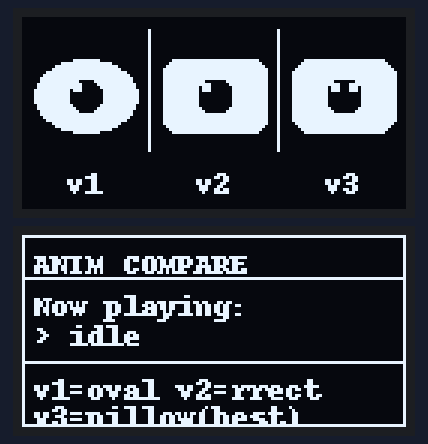
Recording of a program running on a simulated Raspberry Pi (BCM pin numbers). Parts: 2 × 128×64 one-colour display. Random numbers come from a fixed seed; the clock reads 2024-03-15 10:24:30 at power-on unless the program sets it; what the program prints to the terminal is not drawn.

Above: at 0.4 s.
At 3.97 s:
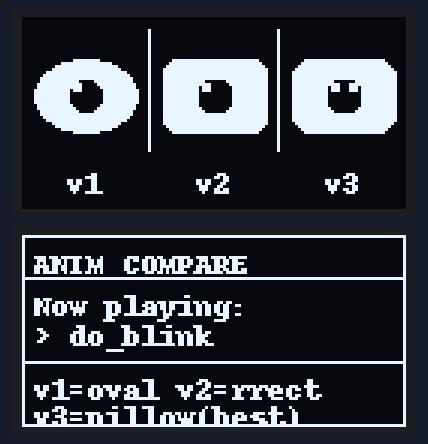
At 7.6 s:
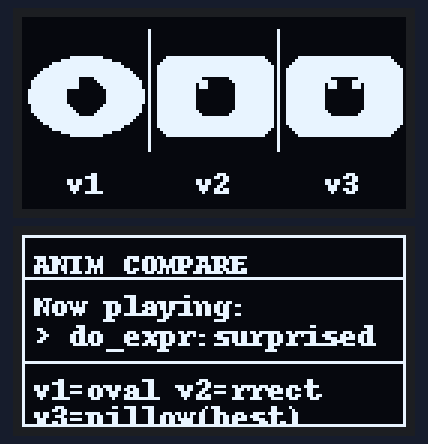
At 16.17 s:
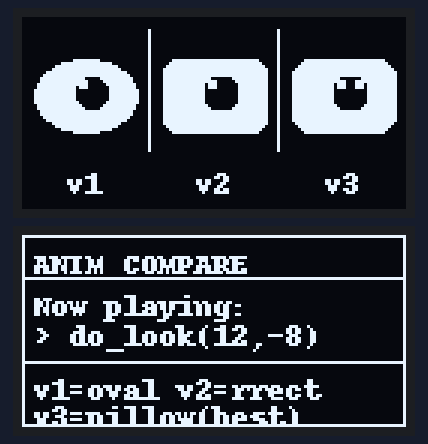
At 24.0 s:
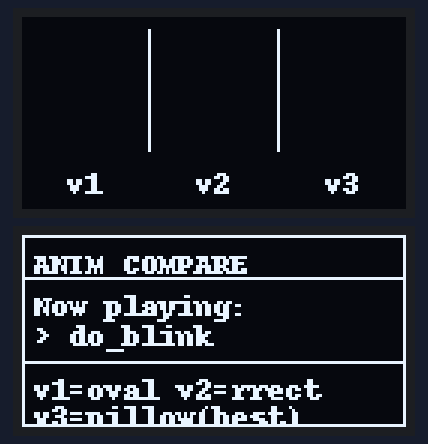
At 36.8 s:
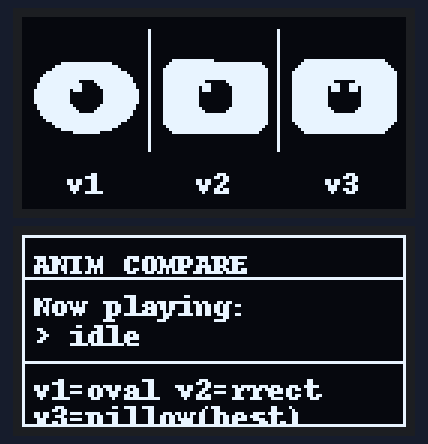

The program:

oled_compare.py
```python
#!/usr/bin/env python3
"""Eye style comparator.
   d1 (bus 1): 3 mini eyes side-by-side — v1 ellipse, v2 rrect, v3 rounded_rect
   d4 (bus 4): text panel showing current animation + labels
"""
import time, random, math
from luma.core.interface.serial import i2c
from luma.oled.device import sh1106
from PIL import Image, ImageDraw

d1 = sh1106(i2c(port=1, address=0x3C))   # 3-eye compare display
d4 = sh1106(i2c(port=4, address=0x3C))   # info text display

W, H = 128, 64
FRAME_TIME = 1.0 / 15

MOODS = {
    'normal':    {'w':70,'h':50,'px':0, 'py':0, 'ps':22,'lid':0.0,'ang': 0},
    'happy':     {'w':74,'h':42,'px':0, 'py':-4,'ps':19,'lid':0.38,'ang':15},
    'sad':       {'w':64,'h':44,'px':0, 'py': 5,'ps':20,'lid':0.30,'ang':-20},
    'angry':     {'w':72,'h':42,'px':0, 'py': 0,'ps':18,'lid':0.42,'ang':26},
    'surprised': {'w':82,'h':58,'px':0, 'py': 0,'ps':28,'lid':0.0, 'ang': 0},
    'sleepy':    {'w':70,'h':18,'px':0, 'py': 4,'ps':13,'lid':0.60,'ang': 0},
    'curious':   {'w':66,'h':56,'px':8, 'py':-4,'ps':26,'lid':0.1, 'ang':-12},
}

st  = {k: float(v) for k, v in MOODS['normal'].items()}
tg  = dict(st)
blink = 0.0
current_anim = "idle"

SCALE = 0.50   # mini eye scale factor
EYE_CX = [21, 64, 107]
EYE_CY = 26
LABEL_Y = 50


def step(speed=0.18):
    for k in st:
        st[k] += (tg[k] - st[k]) * speed


# ── v1 style: ellipse sclera, circle pupil ───────────────────────────
def draw_v1(draw, cx, cy):
    s = SCALE
    ew = max(4, int(st['w'] * s / 2))
    eh = max(2, int(st['h'] * s / 2))
    px = int(st['px'] * s * 0.6)
    py = int(st['py'] * s * 0.6)
    ps = max(3, int(st['ps'] * s))
    lid = max(st['lid'], blink)

    draw.ellipse([cx-ew, cy-eh, cx+ew, cy+eh], fill="white")

    if lid > 0.01:
        lid_y = cy - eh + int(eh * 2 * lid)
        draw.rectangle([cx-ew-1, cy-eh-1, cx+ew+1, lid_y], fill="black")

    if lid < 0.93:
        ppx = max(cx-ew+ps//2+1, min(cx+ew-ps//2-1, cx+px))
        ppy = max(cy-eh+ps//2+1, min(cy+eh-ps//2-1, cy+py))
        draw.ellipse([ppx-ps//2, ppy-ps//2, ppx+ps//2, ppy+ps//2], fill="black")
        draw.rectangle([ppx-ps//2+1, ppy-ps//2+1,
                         ppx-ps//2+3, ppy-ps//2+3], fill="white")


# ── v2 style: manual rrect sclera, rounded square pupil ─────────────
def _rrect(draw, x1, y1, x2, y2, r, fill="white"):
    r = min(r, (x2-x1)//2, (y2-y1)//2)
    draw.rectangle([x1+r, y1, x2-r, y2], fill=fill)
    draw.rectangle([x1, y1+r, x2, y2-r], fill=fill)
    draw.ellipse([x1,    y1,    x1+r*2, y1+r*2], fill=fill)
    draw.ellipse([x2-r*2, y1,    x2,    y1+r*2], fill=fill)
    draw.ellipse([x1,    y2-r*2, x1+r*2, y2],    fill=fill)
    draw.ellipse([x2-r*2, y2-r*2, x2,    y2],    fill=fill)


def draw_v2(draw, cx, cy):
    s = SCALE
    hw = max(4, int(st['w'] * s / 2))
    hh = max(2, int(st['h'] * s / 2))
    px = int(st['px'] * s * 0.6)
    py = int(st['py'] * s * 0.6)
    ps = max(3, int(st['ps'] * s))
    lid = max(st['lid'], blink)
    la  = st['ang'] * 0.3   # scale down angle effect

    _rrect(draw, cx-hw, cy-hh, cx+hw, cy+hh, 5)

    if lid > 0.01:
        lid_px = int(hh * 2 * lid)
        inner = int(la * hh * 0.5)
        outer = -inner
        draw.polygon([
            (cx-hw-1, cy-hh-1), (cx+hw+1, cy-hh-1),
            (cx+hw+1, cy-hh + lid_px + outer),
            (cx-hw-1, cy-hh + lid_px + inner),
        ], fill="black")

    if lid < 0.93:
        ppx = max(cx-hw+ps//2+1, min(cx+hw-ps//2-1, cx+px))
        ppy = max(cy-hh+ps//2+1, min(cy+hh-ps//2-1, cy+py))
        _rrect(draw, ppx-ps//2, ppy-ps//2, ppx+ps//2, ppy+ps//2, 3, fill="black")
        draw.rectangle([ppx-ps//2+1, ppy-ps//2+1,
                         ppx-ps//2+3, ppy-ps//2+3], fill="white")


# ── v3 style: Pillow rounded_rectangle, angled lid, 2-dot shine ─────
def draw_v3(draw, cx, cy):
    s = SCALE
    w  = max(4, int(st['w'] * s))
    h  = max(2, int(st['h'] * s))
    px = int(st['px'] * s * 0.6)
    py = int(st['py'] * s * 0.6)
    ps = max(3, int(st['ps'] * s))
    lid = max(st['lid'], blink)
    ang = st['ang']

    x1, y1 = cx - w//2, cy - h//2
    x2, y2 = cx + w//2, cy + h//2

    draw.rounded_rectangle((x1, y1, x2, y2), radius=6, fill="white")

    if lid > 0.01:
        lid_y = y1 + int(h * lid)
        tilt  = math.tan(math.radians(ang)) * (w / 2)
        draw.polygon([
            (x1-1, y1-1),         (x2+1, y1-1),
            (x2+1, lid_y + tilt), (x1-1, lid_y - tilt),
        ], fill="black")

    if lid < 0.93:
        ppx = max(x1+ps//2+1, min(x2-ps//2-1, cx+px))
        ppy = max(y1+ps//2+1, min(y2-ps//2-1, cy+py))
        draw.rounded_rectangle(
            (ppx-ps//2, ppy-ps//2, ppx+ps//2, ppy+ps//2),
            radius=3, fill="black")
        draw.rectangle([ppx-ps//2+1, ppy-ps//2+1,
                         ppx-ps//2+3, ppy-ps//2+3], fill="white")
        draw.rectangle([ppx+ps//2-3, ppy-ps//2+1,
                         ppx+ps//2-1, ppy-ps//2+3], fill="white")


# ── renderers ────────────────────────────────────────────────────────
def render_compare():
    img = Image.new('1', (W, H), 0)
    draw = ImageDraw.Draw(img)
    for i, cx in enumerate(EYE_CX):
        [draw_v1, draw_v2, draw_v3][i](draw, cx, EYE_CY)
    for cx, label in zip(EYE_CX, ["v1", "v2", "v3"]):
        draw.text((cx - 6, LABEL_Y), label, fill="white")
    draw.line([(42, 4), (42, 44)], fill="white", width=1)
    draw.line([(85, 4), (85, 44)], fill="white", width=1)
    d1.display(img)


def render_info():
    img = Image.new('1', (W, H), 0)
    draw = ImageDraw.Draw(img)
    draw.rectangle([0, 0, 127, 63], outline="white")
    draw.text((4, 4),  "ANIM COMPARE", fill="white")
    draw.line([(0, 14), (127, 14)], fill="white")
    draw.text((4, 18), "Now playing:", fill="white")
    draw.text((4, 28), f"> {current_anim[:20]}", fill="white")
    draw.line([(0, 42), (127, 42)], fill="white")
    draw.text((4, 46), "v1=oval v2=rrect", fill="white")
    draw.text((4, 55), "v3=pillow(best)", fill="white")
    d4.display(img)


def render_all():
    render_compare()
    render_info()


# ── animation helpers ─────────────────────────────────────────────────
def set_anim(name):
    global current_anim
    current_anim = name


def run_for(seconds, speed=0.18):
    end = time.time() + seconds
    while time.time() < end:
        t = time.time()
        step(speed)
        render_all()
        time.sleep(max(0, FRAME_TIME - (time.time() - t)))


def restore_normal():
    tg.update({k: float(v) for k, v in MOODS['normal'].items()})


def do_blink():
    global blink
    set_anim("do_blink")
    for v in [0.35, 0.7, 1.0, 1.0, 0.7, 0.35, 0.0]:
        blink = v
        t = time.time()
        render_all()
        time.sleep(max(0, FRAME_TIME - (time.time() - t)))
    blink = 0.0


def do_look(tx, ty):
    set_anim(f"do_look({tx},{ty})")
    ox, oy = tg['px'], tg['py']
    tg['px'], tg['py'] = float(tx), float(ty)
    run_for(0.40, 0.24)
    time.sleep(0.15)
    tg['px'], tg['py'] = ox, oy
    run_for(0.35, 0.18)


def do_expression(mood):
    set_anim(f"do_expr:{mood}")
    tg.update({k: float(v) for k, v in MOODS[mood].items()})
    run_for(1.2, 0.13)
    restore_normal()
    run_for(0.6, 0.11)


def do_dart():
    set_anim("do_dart")
    ox = tg['px']
    for x in [22.0, -22.0, 15.0, -15.0, 0.0]:
        tg['px'] = x
        run_for(0.09, 0.55)
    tg['px'] = ox


def do_wink():
    global blink
    set_anim("do_wink")
    for v in [0.4, 0.8, 1.0, 1.0, 0.8, 0.4, 0.0]:
        blink = v
        t = time.time()
        render_all()
        time.sleep(max(0, FRAME_TIME - (time.time() - t)))
    blink = 0.0


def do_squint():
    set_anim("do_squint")
    tg['lid'] = 0.48; tg['ang'] = 12.0
    run_for(0.8, 0.22)
    restore_normal()
    run_for(0.4, 0.15)


def do_roll_eyes():
    set_anim("do_roll_eyes")
    path = [(0,-18),(12,-14),(18,0),(12,14),(0,18),(-12,14),(-18,0),(-12,-14),(0,0)]
    for tx, ty in path:
        tg['px'] = float(tx); tg['py'] = float(ty)
        run_for(0.07, 0.45)
    restore_normal()


def do_excited():
    set_anim("do_excited")
    tg.update({k: float(v) for k, v in MOODS['surprised'].items()})
    run_for(0.25, 0.35)
    for _ in range(4):
        tg['py'] = -6.0; run_for(0.06, 0.6)
        tg['py'] =  4.0; run_for(0.06, 0.6)
    restore_normal()
    run_for(0.4, 0.15)


def do_think():
    set_anim("do_think")
    tg['px'] = 14.0; tg['py'] = -10.0
    tg['lid'] = 0.18; tg['ang'] = -6.0
    run_for(0.5, 0.16)
    for dx in [16.0, 12.0, 18.0, 14.0]:
        tg['px'] = dx; run_for(0.18, 0.22)
    restore_normal(); run_for(0.5, 0.14)


def do_confused():
    set_anim("do_confused")
    tg['lid'] = 0.15; tg['ang'] = -18.0; tg['py'] = -4.0
    run_for(0.4, 0.2)
    for tx in [8.0, -8.0, 8.0, -8.0, 0.0]:
        tg['px'] = tx; run_for(0.08, 0.5)
    restore_normal(); run_for(0.5, 0.14)


def do_scan():
    set_anim("do_scan")
    tg.update({k: float(v) for k, v in MOODS['curious'].items()})
    run_for(0.3, 0.2)
    for tx in [-20.0,-10.0,0.0,10.0,20.0,10.0,0.0,-10.0,-20.0,0.0]:
        tg['px'] = tx; run_for(0.08, 0.5)
    restore_normal(); run_for(0.4, 0.15)


def do_shy():
    set_anim("do_shy")
    tg['py'] = 10.0; tg['lid'] = 0.32; tg['ang'] = 8.0
    tg['w'] = float(MOODS['normal']['w']) - 6
    run_for(0.4, 0.18)
    end = time.time() + 0.9
    while time.time() < end:
        t = time.time(); render_all()
        time.sleep(max(0, FRAME_TIME - (time.time() - t)))
    restore_normal(); run_for(0.5, 0.14)


# ── main loop ─────────────────────────────────────────────────────────
restore_normal()
set_anim("idle")
print("Eye comparator — d1=3 styles, d4=info  |  Ctrl+C stop")

t_blink  = time.time() + random.uniform(2, 4)
t_action = time.time() + random.uniform(3, 7)

ACTIONS = [
    ('look',    5), ('expr',    3), ('dart',    2),
    ('wink',    1), ('squint',  1), ('roll',    1),
    ('excited', 2), ('think',   2), ('confused',1),
    ('scan',    1), ('shy',     1),
]
choices, weights = zip(*ACTIONS)

try:
    while True:
        t = time.time()
        set_anim("idle")
        step()
        render_all()

        now = time.time()
        if now > t_blink:
            do_blink()
            t_blink = time.time() + random.uniform(2, 5)

        if now > t_action:
            choice = random.choices(choices, weights=list(weights))[0]
            if choice == 'look':
                do_look(random.choice([-20,-12,0,12,20]),
                        random.choice([-8,0,8]))
            elif choice == 'expr':
                do_expression(random.choice(
                    ['happy','sad','angry','surprised','sleepy','curious']))
            elif choice == 'dart':    do_dart()
            elif choice == 'wink':    do_wink()
            elif choice == 'squint':  do_squint()
            elif choice == 'roll':    do_roll_eyes()
            elif choice == 'excited': do_excited()
            elif choice == 'think':   do_think()
            elif choice == 'confused':do_confused()
            elif choice == 'scan':    do_scan()
            elif choice == 'shy':     do_shy()
            t_action = time.time() + random.uniform(3, 7)

        time.sleep(max(0, FRAME_TIME - (time.time() - t)))

except KeyboardInterrupt:
    d1.clear(); d4.clear()
    print("\nStopped.")
```

Measured:
- what the display in image 0 shows lasts 2.3 s, from 0.4 s to 2.7 s
- what the display in image 2 shows lasts 0.8 s, from 7.6 s to 8.4 s
